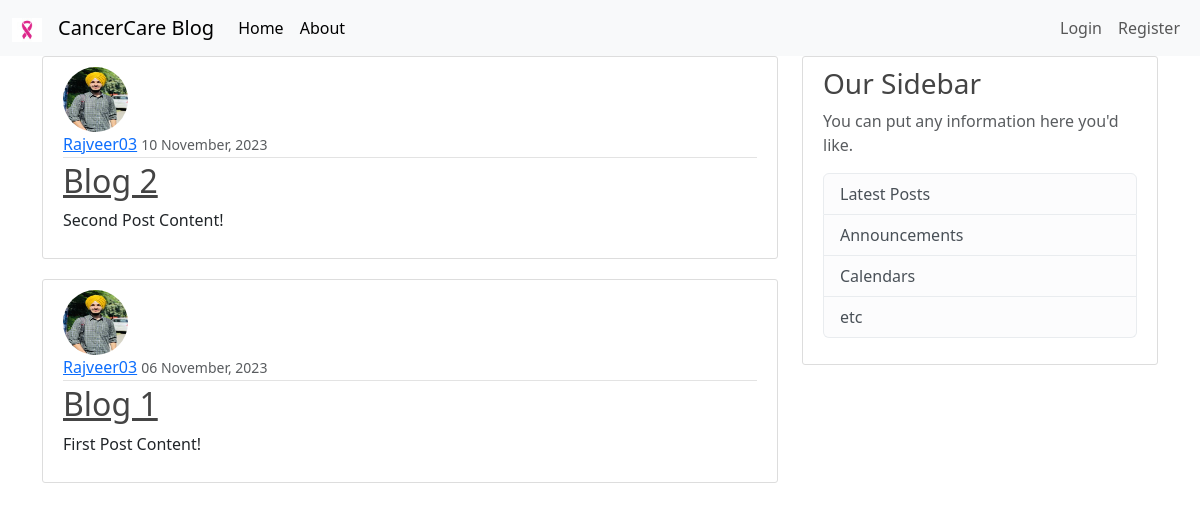
The page / on the database its author committed.
### blog/models.py (models this page shows, shortened)
class Post(models.Model):
    title = models.CharField(max_length=100)
    content = models.TextField()
    date_posted = models.DateTimeField(default=timezone.now)
    author = models.ForeignKey(User, on_delete=models.CASCADE)

### users/models.py (models this page shows, shortened)
class Profile(models.Model):
    user = models.OneToOneField(User, on_delete=models.CASCADE)
    image = models.ImageField(default='default.jpg', upload_to='profile_pics')

### blog/views.py (the view)
# urls.py: path('', PostListView.as_view(), name='blog-home'),
class PostListView(ListView):
    model = Post
    template_name = 'blog/home.html'  # <app>/<model>_<viewtype>.html
    context_object_name = 'posts'
    ordering = ['-date_posted']
    paginate_by = 6

### blog/templates/blog/home.html (shortened to what this page needs)
{% extends "blog/base.html" %}
{% block content %}
    {% for post in posts %}
        <article class="media content-section">
          <img class = "rounded-circle article-img"src="{{ post.author.profile.image.url }}">
        <div class="media-body">
          <div class="article-metadata">
            <a class="mr-2" href="{% url 'user-posts' post.author.username %}">{{ post.author }}</a>
            <small class="text-muted">{{ post.date_posted|date:"d F, Y" }}</small>
          </div>
          <h2><a class="article-title" href="{% url 'post-detail' post.id%}">{{ post.title }}</a></h2>
          <p class="article-content">{{ post.content }}</p>
        </div>
      </article>
    {% endfor %}
{% endblock content %}

### blog/templates/blog/base.html (shortened to what this page needs)
<!DOCTYPE html>
<html lang="en">
  <head>
    {% load static %}
    <link href="https://cdn.jsdelivr.net/npm/bootstrap@5.3.2/dist/css/bootstrap.min.css" rel="stylesheet">
    <link rel="stylesheet" href="{% static 'main.css' %}">
</head>
<body id = "app-parent">
    <nav class="navbar navbar-expand-lg bg-body-tertiary">
        <div class="container-fluid">
            <a class="navbar-brand" href="{% url 'blog-home'%}"><img src="{% static 'blog/assets/favicon.jpg'%}" alt="Bootstrap" width="30" height="24"></a>
            <a class="navbar-brand" href="{% url 'blog-home'%}">CancerCare Blog</a>
            <div class="collapse navbar-collapse" id="navbarSupportedContent">
                <div class="navbar-nav me-auto mb-2 mb-lg-0">
                    <a class="nav-link active" aria-current="page" href="{% url 'blog-home'%}">Home</a>
                    <a class="nav-link active" aria-current="page" href="{% url 'blog-about'%}">About</a>
                </div>
                <div class = "navbar-nav">
                  {% if user.is_authenticated %}
                    <a class = "nav-item nav-link" href="{% url 'post-create' %}">New Post</a>
                    <a class = "nav-item nav-link" href="{% url 'profile' %}">Profile</a>
                    <a class = "nav-item nav-link" href="{% url 'logout' %}">Logout</a>
                  {% else %}
                    <a class = "nav-item nav-link" href="{% url 'login' %}">Login</a>
                    <a class = "nav-item nav-link" href="{% url 'register' %}">Register</a>
                  {% endif %}
                </div>
            </div>
        </div>
    </nav>
    <main role="main" class="container">
        <div class="row">
          <div class="col-md-8">
            {% block content %}{% endblock %}
          </div>
          <div class="col-md-4">
            <div class="content-section">
              <h3>Our Sidebar</h3>
              <p class='text-muted'>You can put any information here you'd like.
                <ul class="list-group">
                  <li class="list-group-item list-group-item-light">Latest Posts</li>
                  <li class="list-group-item list-group-item-light">Announcements</li>
                  <li class="list-group-item list-group-item-light">Calendars</li>
                  <li class="list-group-item list-group-item-light">etc</li>
                </ul>
              </p>
            </div>
          </div>
        </div>
      </main>
    <script src="https://cdn.jsdelivr.net/npm/bootstrap@5.3.2/dist/js/bootstrap.bundle.min.js"></script></body>
</html>

### blog/static/main.css (style rules this page uses)
#app-parent h1, h2, h3, h4, h5, h6 { color: #444444; }
#app-parent ul { margin: 0; }
#app-parent .content-section { background: #ffffff; padding: 10px 20px; border: 1px solid #dddddd; border-radius: 3px; margin-bottom: 20px; }
#app-parent .article-title { color: #444444; }
#app-parent .article-content { white-space: pre-line; }
#app-parent .article-img { height: 65px; width: 65px; margin-right: 16px; }
#app-parent .article-metadata { padding-bottom: 1px; margin-bottom: 4px; border-bottom: 1px solid #e3e3e3 }

### rows shown on the page
Post: author.profile.image (placeholder picture), author "Rajveer03", date_posted "10 November, 2023", title "Blog 2", content "Second Post Content!"
Post: author.profile.image (placeholder picture), author "Rajveer03", date_posted "06 November, 2023", title "Blog 1", content "First Post Content!"
